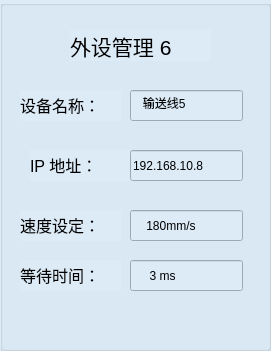
         <widget class="QGroupBox" name="groupBox_14">
          <property name="geometry">
           <rect>
            <x>540</x>
            <y>560</y>
            <width>271</width>
            <height>351</height>
           </rect>
          </property>
          <property name="styleSheet">
           <string notr="true">background-color: rgb(221, 235, 247);</string>
          </property>
          <property name="title">
           <string/>
          </property>
          <widget class="QLabel" name="label_77">
           <property name="geometry">
            <rect>
             <x>70</x>
             <y>30</y>
             <width>141</width>
             <height>31</height>
            </rect>
           </property>
           <property name="text">
            <string>&lt;html&gt;&lt;head/&gt;&lt;body&gt;&lt;p&gt;&lt;span style=&quot; font-size:16pt;&quot;&gt;外设管理 6&lt;/span&gt;&lt;/p&gt;&lt;/body&gt;&lt;/html&gt;</string>
           </property>
          </widget>
          <widget class="QLabel" name="label_78">
           <property name="geometry">
            <rect>
             <x>20</x>
             <y>90</y>
             <width>101</width>
             <height>31</height>
            </rect>
           </property>
           <property name="text">
            <string>&lt;html&gt;&lt;head/&gt;&lt;body&gt;&lt;p&gt;&lt;span style=&quot; font-size:12pt;&quot;&gt;设备名称：&lt;/span&gt;&lt;/p&gt;&lt;/body&gt;&lt;/html&gt;</string>
           </property>
          </widget>
          <widget class="QLineEdit" name="lineEdit_45">
           <property name="geometry">
            <rect>
             <x>130</x>
             <y>90</y>
             <width>113</width>
             <height>31</height>
            </rect>
           </property>
           <property name="text">
            <string>   输送线5</string>
           </property>
          </widget>
          <widget class="QLabel" name="label_79">
           <property name="geometry">
            <rect>
             <x>30</x>
             <y>150</y>
             <width>101</width>
             <height>31</height>
            </rect>
           </property>
           <property name="text">
            <string>&lt;html&gt;&lt;head/&gt;&lt;body&gt;&lt;p&gt;&lt;span style=&quot; font-size:12pt;&quot;&gt;IP  地址：&lt;/span&gt;&lt;/p&gt;&lt;/body&gt;&lt;/html&gt;</string>
           </property>
          </widget>
          <widget class="QLineEdit" name="lineEdit_46">
           <property name="geometry">
            <rect>
             <x>130</x>
             <y>150</y>
             <width>113</width>
             <height>31</height>
            </rect>
           </property>
           <property name="text">
            <string>192.168.10.8</string>
           </property>
          </widget>
          <widget class="QLabel" name="label_80">
           <property name="geometry">
            <rect>
             <x>20</x>
             <y>210</y>
             <width>101</width>
             <height>31</height>
            </rect>
           </property>
           <property name="text">
            <string>&lt;html&gt;&lt;head/&gt;&lt;body&gt;&lt;p&gt;&lt;span style=&quot; font-size:12pt;&quot;&gt;速度设定：&lt;/span&gt;&lt;/p&gt;&lt;/body&gt;&lt;/html&gt;</string>
           </property>
          </widget>
          <widget class="QLineEdit" name="lineEdit_47">
           <property name="geometry">
            <rect>
             <x>130</x>
             <y>210</y>
             <width>113</width>
             <height>31</height>
            </rect>
           </property>
           <property name="text">
            <string>    180mm/s</string>
           </property>
          </widget>
          <widget class="QLabel" name="label_81">
           <property name="geometry">
            <rect>
             <x>20</x>
             <y>260</y>
             <width>101</width>
             <height>31</height>
            </rect>
           </property>
           <property name="text">
            <string>&lt;html&gt;&lt;head/&gt;&lt;body&gt;&lt;p&gt;&lt;span style=&quot; font-size:12pt;&quot;&gt;等待时间：&lt;/span&gt;&lt;/p&gt;&lt;/body&gt;&lt;/html&gt;</string>
           </property>
          </widget>
          <widget class="QLineEdit" name="lineEdit_48">
           <property name="geometry">
            <rect>
             <x>130</x>
             <y>260</y>
             <width>113</width>
             <height>31</height>
            </rect>
           </property>
           <property name="text">
            <string>     3 ms</string>
           </property>
          </widget>
         </widget>
